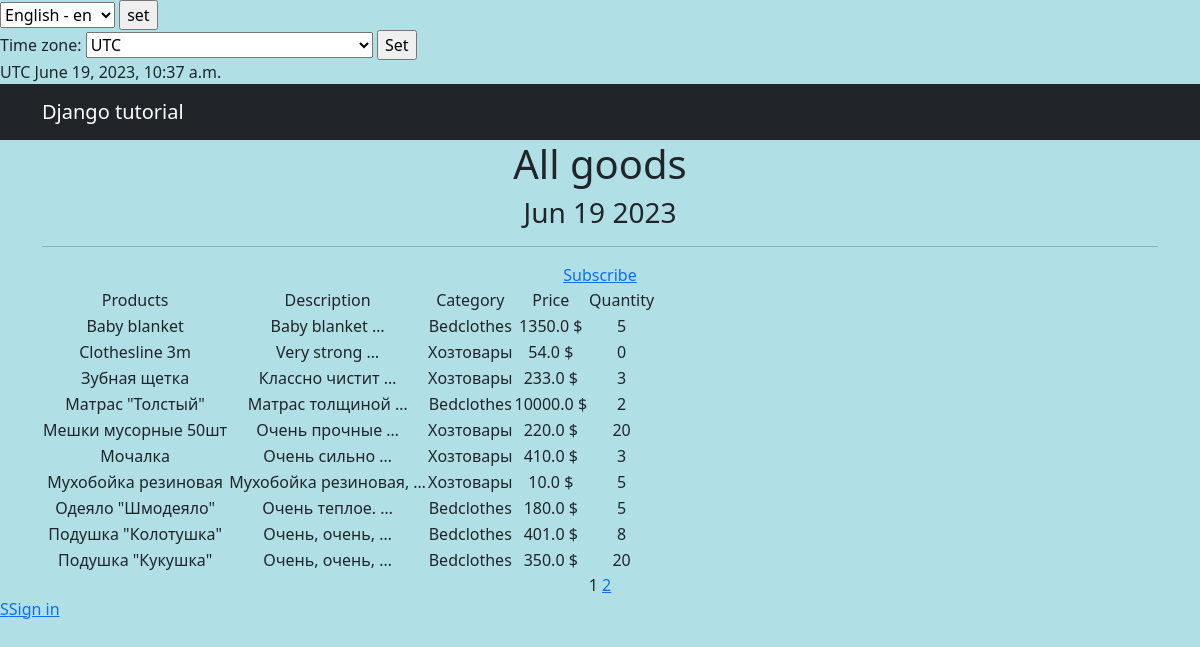
Screenshot of /products/ with the database file from the repository.
### simpleapp/models.py (models this page shows, shortened)
class Product(models.Model):
    name = models.CharField(
        max_length=50,
        unique=True,  # названия товаров не должны повторяться
        verbose_name=gettext_lazy('Product name'),
        help_text=gettext_lazy('Enter a name of the product'),
    )
    description = models.TextField(
        verbose_name=gettext_lazy('Description'),
        help_text=gettext_lazy('Describe the product'),
    )
    quantity = models.IntegerField(
        validators=[MinValueValidator(0, gettext_lazy('Quantity should be >= 0'))],
        verbose_name=gettext_lazy('Quantity'),
        help_text=gettext_lazy('Quantity should be >= 0'),
    )
    category = models.ForeignKey(
        to='Category',
        on_delete=models.CASCADE,
        related_name='products',  # все продукты в категории будут доступны через поле products
        verbose_name=gettext_lazy('Category'),
        help_text=gettext_lazy('Choose a category name'),
    )
    price = models.FloatField(
        validators=[MinValueValidator(0.0, gettext_lazy('Price should be >= 0.0'))],
        verbose_name=gettext_lazy('Price'),
        help_text=gettext_lazy('Price should be >= 0.0'),
    )
    class Meta:  # Возвращает название категории во множественном или единственном числе в админпанеле
        verbose_name = _('Product')
        verbose_name_plural = _('Products')

class Category(models.Model):
    name = models.CharField(
        max_length=100,
        unique=True,
        verbose_name=gettext_lazy('Category'),
        help_text=gettext_lazy('Category name'),
    )
    def __str__(self):
        return f'{self.name.title()}'
    class Meta:  # Возвращает название категории во множественном или единственном числе в админпанеле
        verbose_name = _('Category')
        verbose_name_plural = _('Categories')

### simpleapp/views.py (the view, shortened to what this page needs)
# urls.py: path('', ProductsList.as_view(), name='product_list'),
class ProductsList(ListView):
    model = Product
    ordering = 'name'
    template_name = 'products.html'
    context_object_name = 'products'
    paginate_by = 10  # вот так мы можем указать количество записей на странице
    def get_queryset(self):
        queryset = super().get_queryset()
        self.filterset = ProductFilter(self.request.GET, queryset)
        return self.filterset.qs
    def get_context_data(self, **kwargs):
        context = super().get_context_data(**kwargs)
        context['next_sale'] = "Распродажа в среду!"
        context['filterset'] = self.filterset
        context['current_time'] = timezone.localtime(timezone.now())
        context['timezones'] = pytz.common_timezones
        return context

### simpleapp/templatetags/custom_filters.py (called while the page is built)
@register.filter()
def currency(value, code='rub'):
   postfix = CURRENCIES_SYMBOLS[code]
   return f'{value} {postfix}'

### simpleapp/templatetags/custom_tags.py (called while the page is built)
@register.simple_tag()
def current_time(format_string='%b %d %Y'):
    return datetime.utcnow().strftime(format_string)

@register.simple_tag(takes_context=True)
def url_replace(context, **kwargs):
    d = context['request'].GET.copy()
    for k, v in kwargs.items():
        d[k] = v
    return d.urlencode()

### templates/products.html (shortened to what this page needs)
{% extends 'flatpages/default.html' %}
{% load custom_filters %}
{% load custom_tags %}
{% load cache %}
{% load i18n %}
{% block content %}
    {% cache 30 header %}
    <h1>{% trans 'All goods' %}</h1>
    <h3>{% current_time '%b %d %Y' %}</h3>
    <hr>
    {% endcache %}
    <a href="{% url 'subscriptions' %}">{% trans 'Subscribe' %}</a>
    {% if products %}
        <table>
            <tr>
                <td>{% trans 'Products' %}</td>
                <td>{% trans 'Description' %}</td>
                <td>{% trans 'Category' %}</td>
                <td>{% trans 'Price' %}</td>
                <td>{% trans 'Quantity' %}</td>
            </tr>
            {% for product in products %}
                    <td>{{ product.name }}</td>
                    <td>{{ product.description|truncatewords:2 }}</td>
                    <td>{{ product.category.name }}</td>
                    <td>{{ product.price|currency:"usd" }}</td>
                    <td>{{ product.quantity }}</td>
                    <td>
                    </td>
            {% endfor %}
        </table>
    {% else %}
        <h2>{% trans 'There are no any goods' %}</h2>
    {% endif %}
    {{ page_obj.number }}
    {% if page_obj.has_next %}
        <a href="?{% url_replace page=page_obj.next_page_number %}">{{ page_obj.next_page_number }}</a>
    {% endif %}
{% endblock content %}

### rows the page displays
Product: name "Baby blanket", description "Baby blanket …", category.name "Bedclothes", price "1350.0 $", quantity "5"
Product: name "Clothesline 3m", description "Very strong …", category.name "Хозтовары", price "54.0 $", quantity "0"
Product: name "Зубная щетка", description "Классно чистит …", category.name "Хозтовары", price "233.0 $", quantity "3"
Product: name "Матрас \"Толстый\"", description "Матрас толщиной …", category.name "Bedclothes", price "10000.0 $", quantity "2"
Product: name "Мешки мусорные 50шт", description "Очень прочные …", category.name "Хозтовары", price "220.0 $", quantity "20"
Product: name "Мочалка", description "Очень сильно …", category.name "Хозтовары", price "410.0 $", quantity "3"
Product: name "Мухобойка резиновая", description "Мухобойка резиновая, …", category.name "Хозтовары", price "10.0 $", quantity "5"
Product: name "Одеяло \"Шмодеяло\"", description "Очень теплое. …", category.name "Bedclothes", price "180.0 $", quantity "5"
Product: name "Подушка \"Колотушка\"", description "Очень, очень, …", category.name "Bedclothes", price "401.0 $", quantity "8"
Product: name "Подушка \"Кукушка\"", description "Очень, очень, …", category.name "Bedclothes", price "350.0 $", quantity "20"

### other values shown
{{ TIME_ZONE }} "UTC"
{{ current_time|timezone:TIME_ZONE }} "June 19, 2023, 10:37 a.m."
{{ page_obj.number }} "1"
{{ page_obj.next_page_number }} "2"
form field language "English - en"
form field timezone "UTC"
